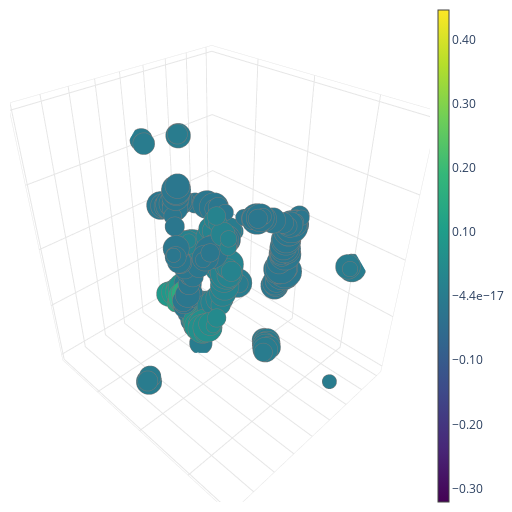

Notebook source saved alongside this figure:
### Code cell
selected_plot = 1

graph_restricted = graph.copy()
graph_restricted.remove_nodes_from([n for n in graph.nodes if n not in used_nodes_list[selected_plot]])

fig = MapperPlot(graph_restricted, dim=3, seed=42, iterations=60, layout_engine="networkx").plot_plotly_node_col(node_colors={int(node): vertex_values_list[selected_plot][int(node)] for node in graph_restricted.nodes}, cmap="viridis")
fig.show(config={'scrollZoom': True})

### Figure 1 — Plotly figure (JSON) as saved in the notebook; plotly's stock layout.template omitted (floating-point values rounded to 4 significant figures; data arrays with more than 128 entries replaced by an {"elided": "..."} marker saying what was removed)
{"data": [{"hoverinfo": "skip", "line": {"cmax": 0.446, "cmin": -0.321, "color": {"elided": "2028 float values"}, "colorscale": [[0, "#440154"], [0.1111, "#482878"], [0.2222, "#3e4989"], [0.3333, "#31688e"], [0.4444, "#26828e"], [0.5556, "#1f9e89"], [0.6667, "#35b779"], [0.7778, "#6ece58"], [0.8889, "#b5de2b"], [1, "#fde725"]], "width": 0.75}, "mode": "lines", "name": "edges_trace", "opacity": 1, "type": "scatter3d", "x": {"elided": "2028 float values"}, "y": {"elided": "2028 float values"}, "z": {"elided": "2028 float values"}}, {"hoverinfo": "text", "marker": {"cmax": 0.446, "cmin": -0.321, "color": {"elided": "289 float values"}, "colorbar": {"borderwidth": 0, "nticks": 10, "orientation": "v", "outlinewidth": 1, "showticklabels": true, "thickness": 0.025, "thicknessmode": "fraction", "tickformat": ".2g", "tickmode": "auto", "tickwidth": 1, "title": {"side": "right"}, "xanchor": "left", "xpad": 0, "ypad": 0}, "colorscale": [[0, "#440154"], [0.1111, "#482878"], [0.2222, "#3e4989"], [0.3333, "#31688e"], [0.4444, "#26828e"], [0.5556, "#1f9e89"], [0.6667, "#35b779"], [0.7778, "#6ece58"], [0.8889, "#b5de2b"], [1, "#fde725"]], "line": {"color": "#777", "colorscale": [[0, "#440154"], [0.1111, "#482878"], [0.2222, "#3e4989"], [0.3333, "#31688e"], [0.4444, "#26828e"], [0.5556, "#1f9e89"], [0.6667, "#35b779"], [0.7778, "#6ece58"], [0.8889, "#b5de2b"], [1, "#fde725"]], "width": 0.75}, "opacity": 1, "reversescale": false, "showscale": true, "size": {"elided": "289 float values"}}, "mode": "markers", "name": "nodes_trace", "opacity": 1, "text": {"elided": "289 str values"}, "type": "scatter3d", "x": {"elided": "289 float values"}, "y": {"elided": "289 float values"}, "z": {"elided": "289 float values"}}], "layout": {"autosize": false, "height": 512, "hovermode": "closest", "margin": {"b": 10, "l": 10, "r": 10, "t": 10}, "plot_bgcolor": "rgba(0, 0, 0, 0)", "scene": {"xaxis": {"backgroundcolor": "rgba(0, 0, 0, 0)", "gridcolor": "rgba(230, 230, 230, 1.0)", "linecolor": "rgba(230, 230, 230, 1.0)", "linewidth": 1, "mirror": true, "showaxeslabels": false, "showgrid": true, "showline": true, "showticklabels": false, "title": {"text": ""}, "visible": true, "zerolinecolor": "rgba(230, 230, 230, 1.0)"}, "yaxis": {"backgroundcolor": "rgba(0, 0, 0, 0)", "gridcolor": "rgba(230, 230, 230, 1.0)", "linecolor": "rgba(230, 230, 230, 1.0)", "linewidth": 1, "mirror": true, "showaxeslabels": false, "showgrid": true, "showline": true, "showticklabels": false, "title": {"text": ""}, "visible": true, "zerolinecolor": "rgba(230, 230, 230, 1.0)"}, "zaxis": {"backgroundcolor": "rgba(0, 0, 0, 0)", "gridcolor": "rgba(230, 230, 230, 1.0)", "linecolor": "rgba(230, 230, 230, 1.0)", "linewidth": 1, "mirror": true, "showaxeslabels": false, "showgrid": true, "showline": true, "showticklabels": false, "title": {"text": ""}, "visible": true, "zerolinecolor": "rgba(230, 230, 230, 1.0)"}}, "showlegend": false, "uirevision": "constant", "width": 512, "xaxis": {"linewidth": 1, "mirror": true, "showgrid": false, "showline": true, "showticklabels": false, "title": {"text": ""}, "visible": true, "zeroline": false}, "yaxis": {"linewidth": 1, "mirror": true, "showgrid": false, "showline": true, "showticklabels": false, "title": {"text": ""}, "visible": true, "zeroline": false}}}
